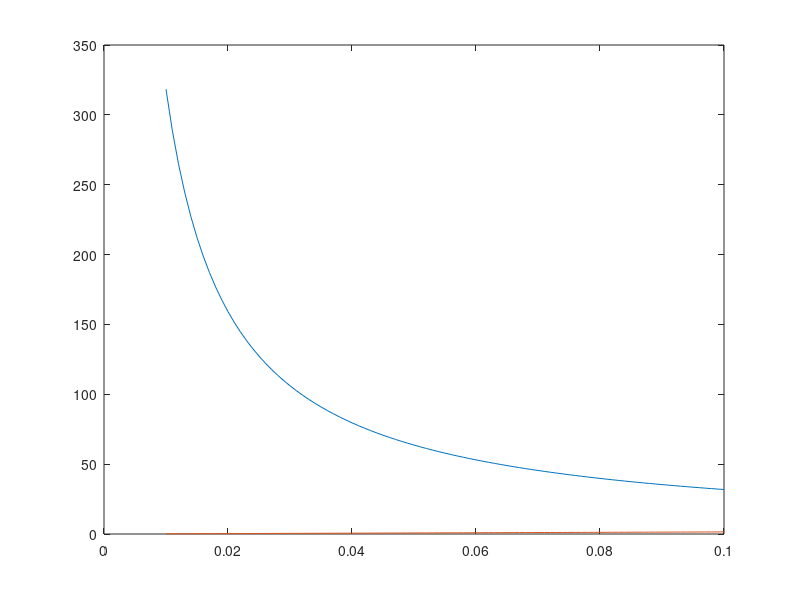

Reproduce this figure in MATLAB.
clear; clc;

g = 9.81

m = 1.5; #0.142 + (28/1000)*8 + (0.011*4) + (0.0025*4);
d = 10;
t = 2;
u_s = 0.7;

a = (2*(d/2))/((t/2)^2);
v_max = a*t;

a_max = ((m/4)*g*u_s)/m
f_n = m*a - (m/4)*g*u_s;

r = 0.01 : 0.001 : 0.1;

tau = [];
w_max = [];

for i = 1 : length(r)
  tau(i) = m*a*r(i);
  w_max(i) = v_max/(2*pi*r(i))
endfor

plot(r, [w_max; tau]);

